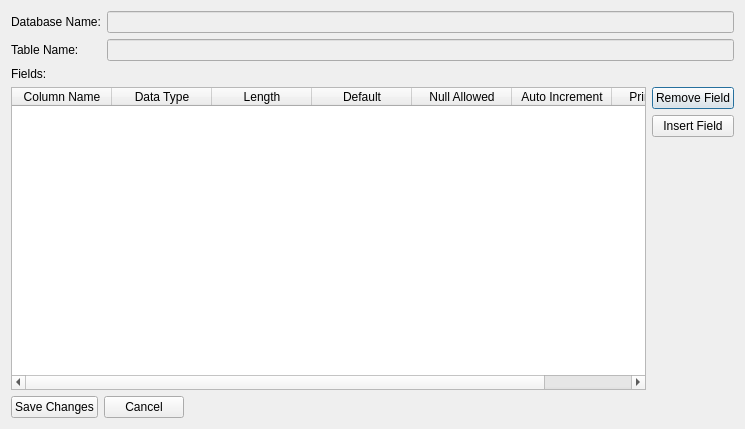
<?xml version="1.0" encoding="UTF-8"?>
<ui version="4.0">
 <class>TableEditor</class>
 <widget class="QDialog" name="TableEditor">
  <property name="geometry">
   <rect>
    <x>0</x>
    <y>0</y>
    <width>745</width>
    <height>429</height>
   </rect>
  </property>
  <property name="windowTitle">
   <string>Table Editor</string>
  </property>
  <layout class="QVBoxLayout" name="verticalLayout_2">
   <item>
    <layout class="QGridLayout" name="gridLayout">
     <item row="0" column="0">
      <widget class="QLabel" name="label">
       <property name="text">
        <string>Database Name:</string>
       </property>
      </widget>
     </item>
     <item row="0" column="1">
      <widget class="QLineEdit" name="txtDbName">
       <property name="enabled">
        <bool>false</bool>
       </property>
      </widget>
     </item>
     <item row="1" column="0">
      <widget class="QLabel" name="label_2">
       <property name="text">
        <string>Table Name:</string>
       </property>
      </widget>
     </item>
     <item row="1" column="1">
      <widget class="QLineEdit" name="txtTableName">
       <property name="enabled">
        <bool>false</bool>
       </property>
      </widget>
     </item>
    </layout>
   </item>
   <item>
    <widget class="QLabel" name="label_3">
     <property name="text">
      <string>Fields:</string>
     </property>
    </widget>
   </item>
   <item>
    <layout class="QHBoxLayout" name="horizontalLayout">
     <item>
      <widget class="QTableWidget" name="tblTables">
       <property name="alternatingRowColors">
        <bool>true</bool>
       </property>
       <column>
        <property name="text">
         <string>Column Name</string>
        </property>
       </column>
       <column>
        <property name="text">
         <string>Data Type</string>
        </property>
       </column>
       <column>
        <property name="text">
         <string>Length</string>
        </property>
       </column>
       <column>
        <property name="text">
         <string>Default</string>
        </property>
       </column>
       <column>
        <property name="text">
         <string>Null Allowed</string>
        </property>
       </column>
       <column>
        <property name="text">
         <string>Auto Increment</string>
        </property>
       </column>
       <column>
        <property name="text">
         <string>Primary Key</string>
        </property>
       </column>
      </widget>
     </item>
     <item>
      <layout class="QVBoxLayout" name="verticalLayout">
       <item>
        <widget class="QPushButton" name="cmdRemoveField">
         <property name="text">
          <string>Remove Field</string>
         </property>
        </widget>
       </item>
       <item>
        <widget class="QPushButton" name="cmdInsertField">
         <property name="text">
          <string>Insert Field</string>
         </property>
        </widget>
       </item>
       <item>
        <spacer name="verticalSpacer">
         <property name="orientation">
          <enum>Qt::Vertical</enum>
         </property>
         <property name="sizeHint" stdset="0">
          <size>
           <width>20</width>
           <height>40</height>
          </size>
         </property>
        </spacer>
       </item>
      </layout>
     </item>
    </layout>
   </item>
   <item>
    <layout class="QHBoxLayout" name="horizontalLayout_2">
     <item>
      <widget class="QPushButton" name="cmdSaveChanges">
       <property name="text">
        <string>Save Changes</string>
       </property>
      </widget>
     </item>
     <item>
      <widget class="QPushButton" name="cmdCancel">
       <property name="text">
        <string>Cancel</string>
       </property>
      </widget>
     </item>
     <item>
      <spacer name="horizontalSpacer">
       <property name="orientation">
        <enum>Qt::Horizontal</enum>
       </property>
       <property name="sizeHint" stdset="0">
        <size>
         <width>40</width>
         <height>20</height>
        </size>
       </property>
      </spacer>
     </item>
    </layout>
   </item>
  </layout>
 </widget>
 <resources/>
 <connections/>
</ui>
